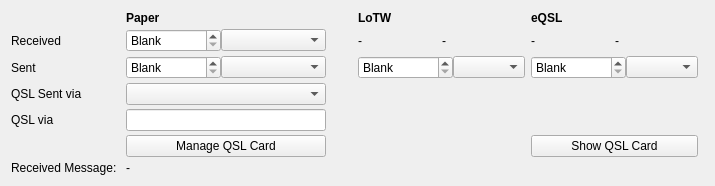
     <widget class="QWidget" name="tabQSL">
      <attribute name="title">
       <string>&amp;QSL</string>
      </attribute>
      <layout class="QVBoxLayout" name="verticalLayout_3">
       <item>
        <layout class="QGridLayout" name="gridLayout_3">
         <property name="verticalSpacing">
          <number>4</number>
         </property>
         <item row="2" column="0">
          <widget class="QLabel" name="qslSentLabel">
           <property name="sizePolicy">
            <sizepolicy hsizetype="Maximum" vsizetype="Preferred">
             <horstretch>0</horstretch>
             <verstretch>0</verstretch>
            </sizepolicy>
           </property>
           <property name="text">
            <string>Sent</string>
           </property>
          </widget>
         </item>
         <item row="1" column="3">
          <layout class="QHBoxLayout" name="horizontalLayout_8">
           <item>
            <widget class="QLabel" name="qslLotwReceiveDateLabel">
             <property name="text">
              <string>-</string>
             </property>
            </widget>
           </item>
           <item>
            <widget class="QLabel" name="qslLotwReceiveStatusLabel">
             <property name="text">
              <string>-</string>
             </property>
            </widget>
           </item>
          </layout>
         </item>
         <item row="0" column="2">
          <widget class="QLabel" name="label_3">
           <property name="text">
            <string notr="true"/>
           </property>
          </widget>
         </item>
         <item row="1" column="4">
          <layout class="QHBoxLayout" name="horizontalLayout_9">
           <item>
            <widget class="QLabel" name="qslEqslReceiveDateLabel">
             <property name="text">
              <string>-</string>
             </property>
            </widget>
           </item>
           <item>
            <widget class="QLabel" name="qslEqslReceiveStatusLabel">
             <property name="text">
              <string>-</string>
             </property>
            </widget>
           </item>
          </layout>
         </item>
         <item row="5" column="1">
          <widget class="QPushButton" name="qslPaperPicButton">
           <property name="enabled">
            <bool>true</bool>
           </property>
           <property name="text">
            <string>Manage QSL Card</string>
           </property>
          </widget>
         </item>
         <item row="5" column="0">
          <widget class="QLabel" name="qslReceiveStatusLabel">
           <property name="sizePolicy">
            <sizepolicy hsizetype="Maximum" vsizetype="Preferred">
             <horstretch>0</horstretch>
             <verstretch>0</verstretch>
            </sizepolicy>
           </property>
           <property name="text">
            <string/>
           </property>
          </widget>
         </item>
         <item row="6" column="1" colspan="5">
          <widget class="QLabel" name="qslReceivedMsgEdit">
           <property name="text">
            <string>-</string>
           </property>
          </widget>
         </item>
         <item row="0" column="0">
          <widget class="QLabel" name="padding">
           <property name="text">
            <string/>
           </property>
          </widget>
         </item>
         <item row="3" column="0">
          <widget class="QLabel" name="qslSentViaLabel">
           <property name="text">
            <string>QSL Sent via</string>
           </property>
          </widget>
         </item>
         <item row="2" column="1">
          <layout class="QHBoxLayout" name="horizontalLayout_7">
           <item>
            <widget class="QDateEdit" name="qslPaperSentDateEdit">
             <property name="sizePolicy">
              <sizepolicy hsizetype="Maximum" vsizetype="Fixed">
               <horstretch>0</horstretch>
               <verstretch>0</verstretch>
              </sizepolicy>
             </property>
             <property name="specialValueText">
              <string>Blank</string>
             </property>
             <property name="dateTime">
              <datetime>
               <hour>0</hour>
               <minute>0</minute>
               <second>0</second>
               <year>1900</year>
               <month>1</month>
               <day>1</day>
              </datetime>
             </property>
             <property name="minimumDate">
              <date>
               <year>1900</year>
               <month>1</month>
               <day>1</day>
              </date>
             </property>
            </widget>
           </item>
           <item>
            <widget class="QComboBox" name="qslPaperSentStatusBox">
             <property name="sizePolicy">
              <sizepolicy hsizetype="Preferred" vsizetype="Fixed">
               <horstretch>0</horstretch>
               <verstretch>0</verstretch>
              </sizepolicy>
             </property>
             <property name="minimumSize">
              <size>
               <width>105</width>
               <height>0</height>
              </size>
             </property>
             <property name="focusPolicy">
              <enum>Qt::WheelFocus</enum>
             </property>
             <property name="toolTip">
              <string>&lt;b&gt;Yes&lt;/b&gt; - an outgoing QSL card has been sent; the QSO has been uploaded to, and accepted by, the online service&lt;br/&gt;&lt;b&gt;No&lt;/b&gt; - do not send an outgoing QSL card; do not upload the QSO to the online service&lt;br/&gt;&lt;b&gt;Requested&lt;/b&gt; - the contacted station has requested a QSL card; the contacted station has requested the QSO be uploaded to the online service&lt;br/&gt;&lt;b&gt;Queued&lt;/b&gt; - an outgoing QSL card has been selected to be sent; a QSO has been selected to be uploaded to the online service&lt;br/&gt;</string>
             </property>
            </widget>
           </item>
          </layout>
         </item>
         <item row="3" column="1">
          <widget class="QComboBox" name="qslSentViaBox">
           <property name="sizePolicy">
            <sizepolicy hsizetype="Preferred" vsizetype="Fixed">
             <horstretch>0</horstretch>
             <verstretch>0</verstretch>
            </sizepolicy>
           </property>
           <property name="minimumSize">
            <size>
             <width>105</width>
             <height>0</height>
            </size>
           </property>
           <property name="focusPolicy">
            <enum>Qt::WheelFocus</enum>
           </property>
          </widget>
         </item>
         <item row="0" column="1">
          <widget class="QLabel" name="paperHeaderLabel">
           <property name="sizePolicy">
            <sizepolicy hsizetype="MinimumExpanding" vsizetype="Preferred">
             <horstretch>0</horstretch>
             <verstretch>0</verstretch>
            </sizepolicy>
           </property>
           <property name="font">
            <font>
             <bold>true</bold>
            </font>
           </property>
           <property name="text">
            <string>Paper</string>
           </property>
          </widget>
         </item>
         <item row="2" column="4">
          <layout class="QHBoxLayout" name="horizontalLayout_11">
           <item>
            <widget class="QDateEdit" name="qslEqslSentDateEdit">
             <property name="sizePolicy">
              <sizepolicy hsizetype="Maximum" vsizetype="Fixed">
               <horstretch>0</horstretch>
               <verstretch>0</verstretch>
              </sizepolicy>
             </property>
             <property name="specialValueText">
              <string>Blank</string>
             </property>
             <property name="minimumDate">
              <date>
               <year>1900</year>
               <month>1</month>
               <day>1</day>
              </date>
             </property>
             <property name="date">
              <date>
               <year>1900</year>
               <month>1</month>
               <day>1</day>
              </date>
             </property>
            </widget>
           </item>
           <item>
            <widget class="QComboBox" name="qslEqslSentStatusBox">
             <property name="toolTip">
              <string>&lt;b&gt;Yes&lt;/b&gt; - an outgoing QSL card has been sent; the QSO has been uploaded to, and accepted by, the online service&lt;br/&gt;&lt;b&gt;No&lt;/b&gt; - do not send an outgoing QSL card; do not upload the QSO to the online service&lt;br/&gt;&lt;b&gt;Requested&lt;/b&gt; - the contacted station has requested a QSL card; the contacted station has requested the QSO be uploaded to the online service&lt;br/&gt;&lt;b&gt;Queued&lt;/b&gt; - an outgoing QSL card has been selected to be sent; a QSO has been selected to be uploaded to the online service&lt;br/&gt;</string>
             </property>
            </widget>
           </item>
          </layout>
         </item>
         <item row="2" column="3">
          <layout class="QHBoxLayout" name="horizontalLayout_10">
           <item>
            <widget class="QDateEdit" name="qslLotwSentDateEdit">
             <property name="sizePolicy">
              <sizepolicy hsizetype="Maximum" vsizetype="Fixed">
               <horstretch>0</horstretch>
               <verstretch>0</verstretch>
              </sizepolicy>
             </property>
             <property name="specialValueText">
              <string>Blank</string>
             </property>
             <property name="minimumDate">
              <date>
               <year>1900</year>
               <month>1</month>
               <day>1</day>
              </date>
             </property>
             <property name="date">
              <date>
               <year>1900</year>
               <month>1</month>
               <day>1</day>
              </date>
             </property>
            </widget>
           </item>
           <item>
            <widget class="QComboBox" name="qslLotwSentStatusBox">
             <property name="toolTip">
              <string>&lt;b&gt;Yes&lt;/b&gt; - an outgoing QSL card has been sent; the QSO has been uploaded to, and accepted by, the online service&lt;br/&gt;&lt;b&gt;No&lt;/b&gt; - do not send an outgoing QSL card; do not upload the QSO to the online service&lt;br/&gt;&lt;b&gt;Requested&lt;/b&gt; - the contacted station has requested a QSL card; the contacted station has requested the QSO be uploaded to the online service&lt;br/&gt;&lt;b&gt;Queued&lt;/b&gt; - an outgoing QSL card has been selected to be sent; a QSO has been selected to be uploaded to the online service&lt;br/&gt;</string>
             </property>
            </widget>
           </item>
          </layout>
         </item>
         <item row="5" column="4">
          <widget class="QPushButton" name="qslEqslPicButton">
           <property name="enabled">
            <bool>true</bool>
           </property>
           <property name="text">
            <string>Show QSL Card</string>
           </property>
          </widget>
         </item>
         <item row="1" column="1">
          <layout class="QHBoxLayout" name="horizontalLayout_5">
           <item>
            <widget class="QDateEdit" name="qslPaperReceiveDateEdit">
             <property name="sizePolicy">
              <sizepolicy hsizetype="Maximum" vsizetype="Fixed">
               <horstretch>0</horstretch>
               <verstretch>0</verstretch>
              </sizepolicy>
             </property>
             <property name="specialValueText">
              <string>Blank</string>
             </property>
             <property name="dateTime">
              <datetime>
               <hour>0</hour>
               <minute>0</minute>
               <second>0</second>
               <year>1900</year>
               <month>1</month>
               <day>1</day>
              </datetime>
             </property>
             <property name="minimumDate">
              <date>
               <year>1900</year>
               <month>1</month>
               <day>1</day>
              </date>
             </property>
            </widget>
           </item>
           <item>
            <widget class="QComboBox" name="qslPaperReceiveStatusBox">
             <property name="sizePolicy">
              <sizepolicy hsizetype="Preferred" vsizetype="Fixed">
               <horstretch>0</horstretch>
               <verstretch>0</verstretch>
              </sizepolicy>
             </property>
             <property name="minimumSize">
              <size>
               <width>105</width>
               <height>0</height>
              </size>
             </property>
             <property name="toolTip">
              <string>&lt;b&gt;Yes&lt;/b&gt; - an incoming QSL card has been received; the QSO has been confirmed by the online service&lt;br/&gt;&lt;b&gt;No&lt;/b&gt; - an incoming QSL card has not been received; the QSO has not been confirmed by the online service&lt;br/&gt;&lt;b&gt;Requested&lt;/b&gt; - the logging station has requested a QSL card; the logging station has requested the QSO be uploaded to the online service&lt;br/&gt;</string>
             </property>
            </widget>
           </item>
          </layout>
         </item>
         <item row="6" column="0">
          <widget class="QLabel" name="qslReceivedMsgLabel">
           <property name="text">
            <string>Received Message: </string>
           </property>
          </widget>
         </item>
         <item row="1" column="0">
          <widget class="QLabel" name="qslReceiveLabel">
           <property name="sizePolicy">
            <sizepolicy hsizetype="Maximum" vsizetype="Preferred">
             <horstretch>0</horstretch>
             <verstretch>0</verstretch>
            </sizepolicy>
           </property>
           <property name="text">
            <string>Received</string>
           </property>
          </widget>
         </item>
         <item row="1" column="2">
          <spacer name="horizontalSpacer_4">
           <property name="orientation">
            <enum>Qt::Horizontal</enum>
           </property>
           <property name="sizeType">
            <enum>QSizePolicy::Maximum</enum>
           </property>
           <property name="sizeHint" stdset="0">
            <size>
             <width>20</width>
             <height>20</height>
            </size>
           </property>
          </spacer>
         </item>
         <item row="4" column="0">
          <widget class="QLabel" name="qslViaLabel">
           <property name="text">
            <string>QSL via</string>
           </property>
          </widget>
         </item>
         <item row="0" column="3">
          <widget class="QLabel" name="lotwHeaderLabel">
           <property name="sizePolicy">
            <sizepolicy hsizetype="MinimumExpanding" vsizetype="Preferred">
             <horstretch>0</horstretch>
             <verstretch>0</verstretch>
            </sizepolicy>
           </property>
           <property name="font">
            <font>
             <bold>true</bold>
            </font>
           </property>
           <property name="text">
            <string>LoTW</string>
           </property>
          </widget>
         </item>
         <item row="0" column="4">
          <widget class="QLabel" name="eqslHeaderLabel">
           <property name="sizePolicy">
            <sizepolicy hsizetype="MinimumExpanding" vsizetype="Preferred">
             <horstretch>0</horstretch>
             <verstretch>0</verstretch>
            </sizepolicy>
           </property>
           <property name="font">
            <font>
             <bold>true</bold>
            </font>
           </property>
           <property name="text">
            <string>eQSL</string>
           </property>
          </widget>
         </item>
         <item row="4" column="1">
          <widget class="NewContactEditLine" name="qslViaEdit">
           <property name="sizePolicy">
            <sizepolicy hsizetype="Preferred" vsizetype="Fixed">
             <horstretch>0</horstretch>
             <verstretch>0</verstretch>
            </sizepolicy>
           </property>
           <property name="minimumSize">
            <size>
             <width>0</width>
             <height>0</height>
            </size>
           </property>
           <property name="focusPolicy">
            <enum>Qt::StrongFocus</enum>
           </property>
           <property name="maxLength">
            <number>25</number>
           </property>
          </widget>
         </item>
        </layout>
       </item>
      </layout>
     </widget>
